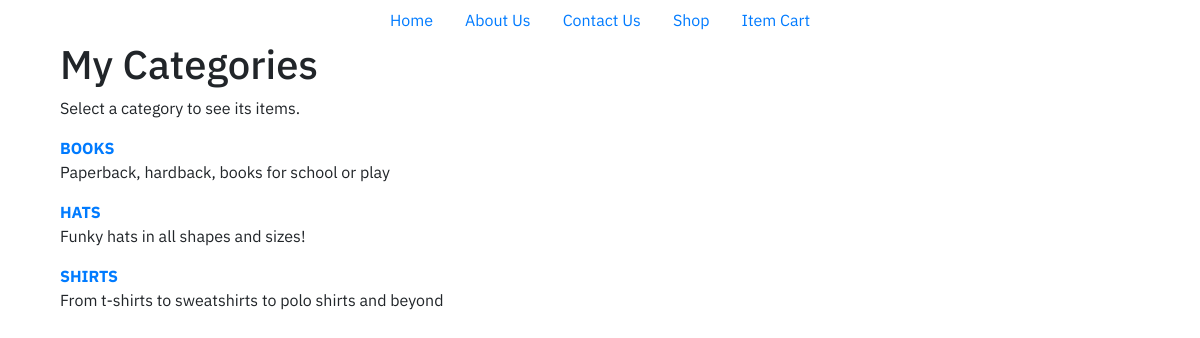
Page /Phase1/seestore.php on the committed database.
### tables this page shows
CREATE TABLE IF NOT EXISTS `store_categories` (
  `id` int(11) NOT NULL AUTO_INCREMENT,
  `cat_title` varchar(50) DEFAULT NULL,
  `cat_desc` text,
  PRIMARY KEY (`id`)
);

### Phase1/seestore.php (the view, shortened to what this page needs)
<?php
include("DBConnect.inc");
$display_block = "<h1>My Categories</h1>
<p>Select a category to see its items.</p>
";
$get_cats_sql = "SELECT id, cat_title, cat_desc FROM store_categories ORDER BY cat_title";
$get_cats_res = $conn->query($get_cats_sql) or die("Couldn't connect :".$conn->error);
if ($get_cats_res->num_rows < 1) {
    $display_block = "<p><em>Sorry, no categories to browse.</em></p>";
}else{
    while ($cats = $get_cats_res->fetch_array()) {
        $cat_id = $cats['id'];
        $cat_title = strtoupper(stripslashes($cats['cat_title']));
        $cat_desc = stripslashes($cats['cat_desc']);
        $display_block .= "<p><strong><a href=\"" . $_SERVER["PHP_SELF"] . "?cat_id=" . $cat_id . "\">" . $cat_title . "</a></strong><br/>" . $cat_desc . "</p>";
    }
}?>
<html lang="en">
<head>
    <link rel="stylesheet"
          href="https://maxcdn.bootstrapcdn.com/bootstrap/4.0.0/css/bootstrap.min.css"
>
</head>
<body>
<section>
    <ul class="nav justify-content-center">
        <li class="nav-item">
            <a class="nav-link" href="index.html">Home</a>
        </li>
        <li class="nav-item">
            <a class="nav-link" href="aboutus.html">About Us</a>
        </li>
        <li class="nav-item">
            <a class="nav-link" href="contactus.html">Contact Us</a>
        </li>
        <li class="nav-item">
            <a class="nav-link" href="seestore.php">Shop</a>
        </li>
        <li class="nav-item">
            <a class="nav-link" href="showcart.php">Item Cart</a>
        </li>
    </ul>
</section>
<div class="container">
<div class="col-sm-12">
<?php echo $display_block; ?>
</div></div>
</body>
</html>

### Phase1/seestore.php (style rules this page uses)
body { font-family: 'IBM Plex Sans', sans-serif; }

### rows in the picture
store_categories: cat_title "BOOKS", cat_desc "Paperback, hardback, books for school or play"
store_categories: cat_title "HATS", cat_desc "Funky hats in all shapes and sizes!"
store_categories: cat_title "SHIRTS", cat_desc "From t-shirts to sweatshirts to polo shirts and beyond"
